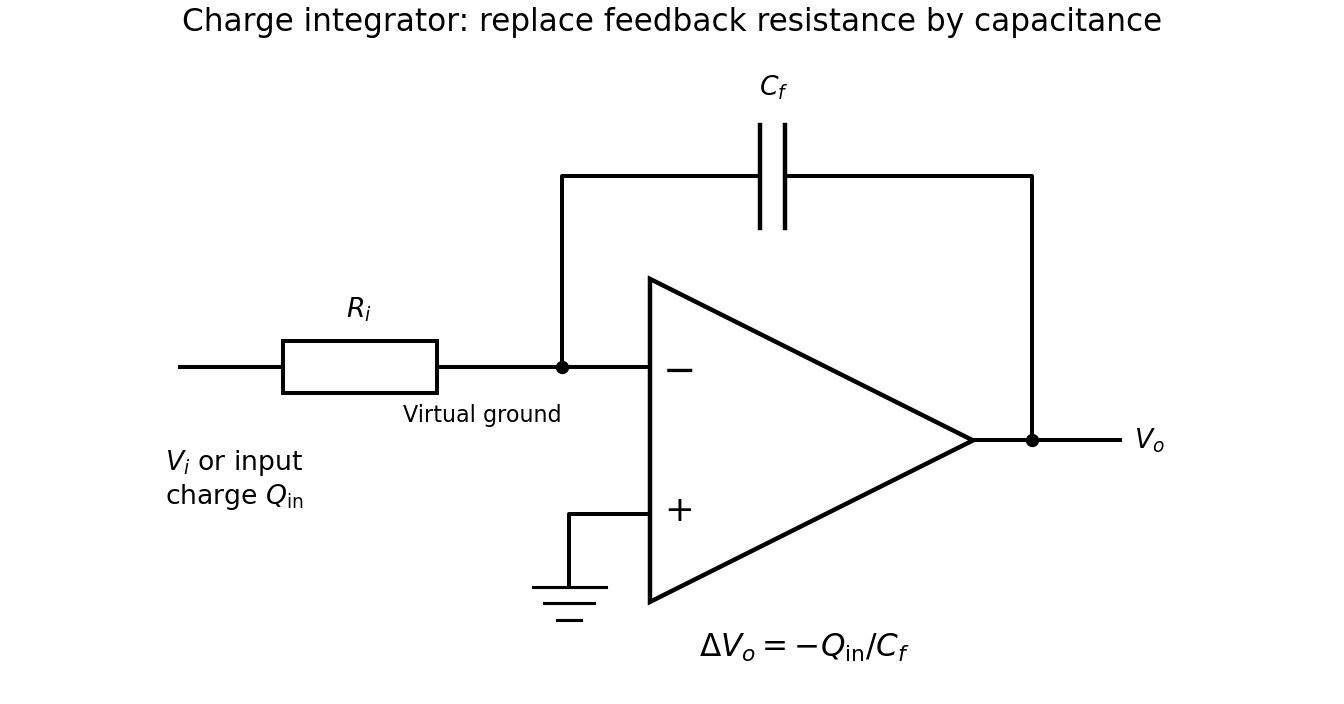

Recreate this plot in Python.
"""Original Oxford CP2 2013 figure; Python 3.14, NumPy and Matplotlib root dependencies."""
from pathlib import Path
import numpy as np
import matplotlib
matplotlib.use("Agg")
import matplotlib.pyplot as plt
plt.rcParams.update({"font.size":12,"axes.titlesize":14,"axes.labelsize":12,"legend.fontsize":10,"figure.facecolor":"white","axes.facecolor":"white","savefig.facecolor":"white","font.family":"DejaVu Sans"})

from matplotlib.patches import Polygon,Rectangle
fig,ax=plt.subplots(figsize=(8.4,4.4),layout="constrained")
ax.add_patch(Polygon([[3.6,.4],[3.6,2.6],[5.8,1.5]],closed=True,fill=False,lw=2))
ax.plot([.4,1.1],[2,2],color="black",lw=1.8);ax.add_patch(Rectangle((1.1,1.82),1.05,.36,fill=False,lw=1.8));ax.plot([2.15,3.6],[2,2],color="black",lw=1.8)
ax.text(1.62,2.34,r"$R_i$",ha="center");ax.text(3.8,1.97,"−",ha="center",va="center",fontsize=18);ax.text(3.8,1.02,"+",ha="center",va="center",fontsize=16)
ax.plot([3.6,3.05,3.05],[1,1,.5],color="black",lw=1.8)
for yy,hw in [(.5,.25),(.39,.17),(.28,.08)]:ax.plot([3.05-hw,3.05+hw],[yy,yy],color="black",lw=1.4)
ax.plot([5.8,6.8],[1.5,1.5],color="black",lw=1.8);ax.plot([3,3,4.35],[2,3.3,3.3],color="black",lw=1.8)
ax.plot([4.35,4.35],[2.95,3.65],color="black",lw=2);ax.plot([4.52,4.52],[2.95,3.65],color="black",lw=2)
ax.plot([4.52,6.2,6.2],[3.3,3.3,1.5],color="black",lw=1.8)
ax.plot([3,6.2],[2,1.5],"ko",ms=5);ax.text(4.44,3.85,r"$C_f$",ha="center")
ax.text(.3,1.45,r"$V_i$ or input"+"\n"+r"charge $Q_{\rm in}$",ha="left",va="top");ax.text(6.9,1.5,r"$V_o$",va="center")
ax.text(3,1.75,"Virtual ground",ha="right",va="top",fontsize=10)
ax.text(4.65,.03,r"$\Delta V_o=-Q_{\rm in}/C_f$",ha="center",fontsize=14)
ax.set(xlim=(0,7.5),ylim=(-.25,4.2),aspect="equal",title="Charge integrator: replace feedback resistance by capacitance")
ax.axis("off")

fig.savefig(Path.cwd()/Path(__file__).with_suffix(".png").name,dpi=160,facecolor="white",metadata={"Software":"Original CP2 solution figure"})
plt.close(fig)
